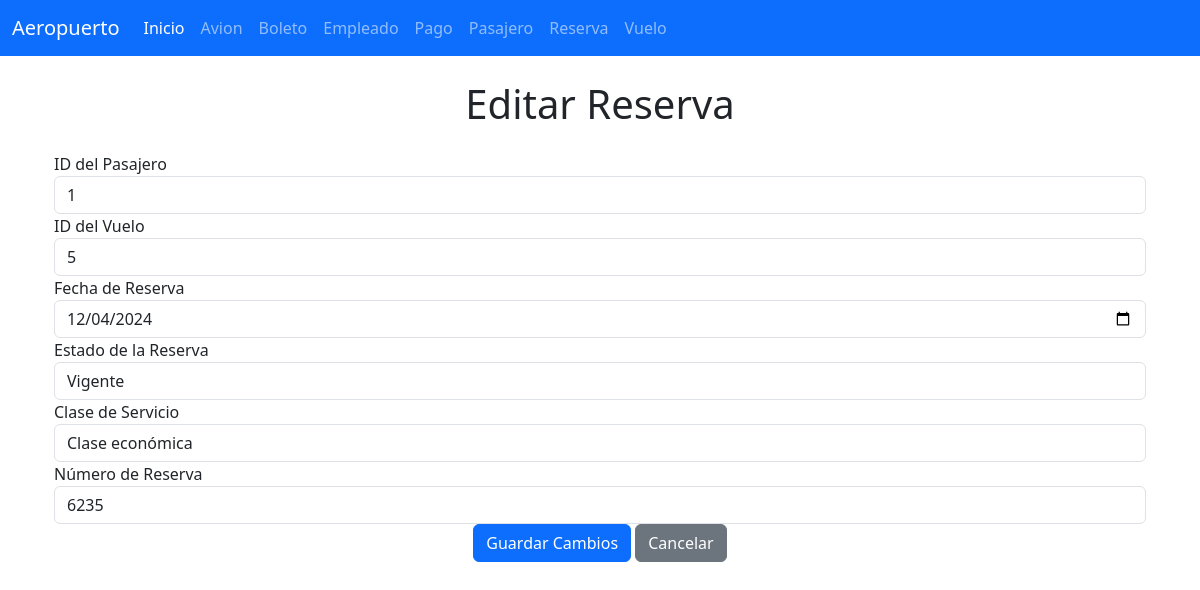
Screenshot of /seleccionarReserva/9/ with the database file from the repository.
### Reserva_app/models.py (models this page shows, shortened)
class Reserva(models.Model):
    Id_Reserva = models.AutoField(primary_key=True)  # Usar AutoField para autoincrementar
    Id_pasajero = models.CharField(max_length=100)
    Id_vuelo = models.CharField(max_length=100)
    Fecha_Reserva = models.DateField()  # Cambiar a DateField para manejar fechas
    Estado_reserva = models.CharField(max_length=100)
    Clase_Servicio = models.CharField(max_length=100)
    Numero_Reserva = models.CharField(max_length=100)

### Reserva_app/views.py (the view)
# urls.py: path('seleccionarReserva/<int:id_reserva>/', views.seleccionarReserva, name='seleccionarReserva'),
def seleccionarReserva(request, id_reserva):
    reserva = get_object_or_404(Reserva, Id_Reserva=id_reserva)
    return render(request, "editarReserva.html", {"reserva": reserva})

### Reserva_app/templates/editarReserva.html (shortened to what this page needs)
{% extends "base.html" %}
{% block cuerpo %}
<div class="container mt-4">
  <h1 class="text-center mb-4">Editar Reserva</h1>
  <form method="POST" action="{% url 'editarReserva' reserva.Id_Reserva %}">
    <div class="form-group">
      <label for="txtId_pasajero">ID del Pasajero</label>
      <input type="text" name="txtId_pasajero" value="{{ reserva.Id_pasajero }}" class="form-control" placeholder="Id del Pasajero" required>
    </div>
    <div class="form-group">
      <label for="txtId_vuelo">ID del Vuelo</label>
      <input type="text" name="txtId_vuelo" value="{{ reserva.Id_vuelo }}" class="form-control" placeholder="Id del Vuelo" required>
    </div>
    <div class="form-group">
      <label for="txtFecha_Reserva">Fecha de Reserva</label>
      <input type="date" id="txtFecha_Reserva" name="txtFecha_Reserva" class="form-control" value="{{ reserva.Fecha_Reserva|date:'Y-m-d' }}" required>
    </div>
    <div class="form-group">
      <label for="txtEstado_reserva">Estado de la Reserva</label>
      <input type="text" name="txtEstado_reserva" value="{{ reserva.Estado_reserva }}" class="form-control" placeholder="Estado de la Reserva" required>
    </div>
    <div class="form-group">
      <label for="txtClase_Servicio">Clase de Servicio</label>
      <input type="text" name="txtClase_Servicio" value="{{ reserva.Clase_Servicio }}" class="form-control" placeholder="Clase de Servicio" required>
    </div>
    <div class="form-group">
      <label for="txtNumero_Reserva">Número de Reserva</label>
      <input type="text" name="txtNumero_Reserva" value="{{ reserva.Numero_Reserva }}" class="form-control" placeholder="Número de Reserva" required>
    </div>
    <div class="text-center">
      <button type="submit" class="btn btn-primary">Guardar Cambios</button>
      <a href="{% url 'Reserva' %}" class="btn btn-secondary ml-2">Cancelar</a>
    </div>
  </form>
</div>
{% endblock %}

### rows the page displays
Reserva: txtId_pasajero "1", txtId_vuelo "5", txtFecha_Reserva "12/04/2024", txtEstado_reserva "Vigente", txtClase_Servicio "Clase económica", txtNumero_Reserva "6235"
